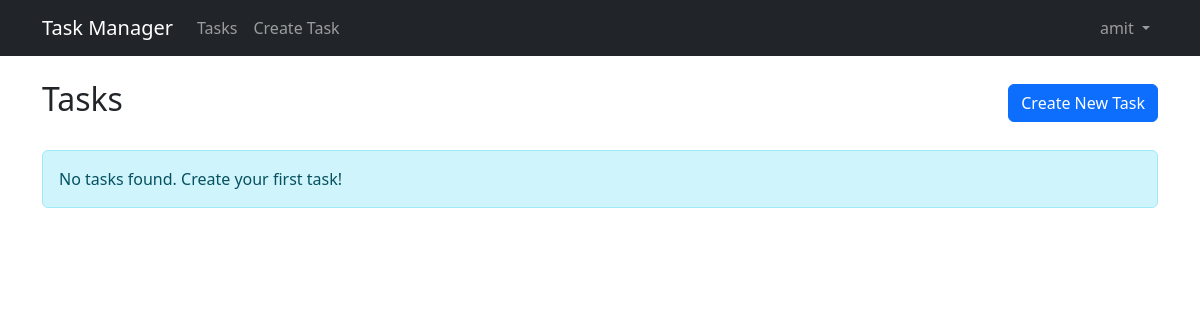
/tasks/ (signed in), run on an earlier commit of the app's database.
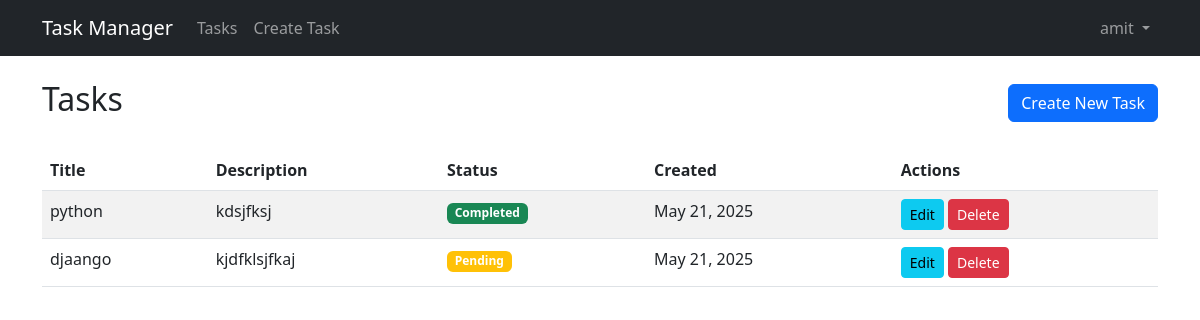
And on a later commit of the database.
### tasks/models.py (models this page shows, shortened)
class Task(models.Model):
    user = models.ForeignKey(User, on_delete=models.CASCADE, related_name='tasks', null=True)
    title = models.CharField(max_length=200)
    description = models.TextField(blank=True)
    completed = models.BooleanField(default=False)
    created_at = models.DateTimeField(auto_now_add=True)
    updated_at = models.DateTimeField(auto_now=True)
    class Meta:
        ordering = ['-created_at']

### tasks/views.py (the view)
# urls.py: path('', views.task_list, name='task_list'),
def task_list(request):
    tasks = Task.objects.filter(user=request.user)
    return render(request, 'tasks/task_list.html', {'tasks': tasks})

### templates/tasks/task_list.html (shortened to what this page needs)
{% extends 'base.html' %}
{% block content %}
<div class="row">
    <div class="col-md-12">
        <div class=" d-flex justify-content-between align-items-center mb-4">
                <h2>Tasks</h2>
                <a href="{% url 'task_create' %}" class="btn btn-primary">Create New Task</a>
        </div>
        {% if tasks %}
            <div class="table-responsive">
                <table class="table table-striped">
                    <thead>
                        <tr>
                            <th>Title</th>
                            <th>Description</th>
                            <th>Status</th>
                            <th>Created</th>
                            <th>Actions</th>
                        </tr>
                    </thead>
                    <tbody>
                        {% for task in tasks %}
                            <tr>
                                <td>{{ task.title }}</td>
                                <td>{{ task.description|truncatewords:5 }}</td>
                                <td>
                                    {% if task.completed %}
                                        <span class="badge bg-success">Completed</span>
                                    {% else %}
                                        <span class="badge bg-warning">Pending</span>
                                    {% endif %}
                                </td>
                                <td>{{ task.created_at|date:"M d, Y" }}</td>
                                <td>
                                    <a href="{% url 'task_update' task.pk %}" class="btn btn-sm btn-info">Edit</a>
                                    <a href="{% url 'task_delete' task.pk %}" class="btn btn-sm btn-danger">Delete</a>
                                </td>
                            </tr>
                        {% endfor %}
                    </tbody>
                </table>
            </div>
        {% else %}
            <div class="alert alert-info">
                No tasks found. Create your first task!
            </div>
        {% endif %}
    </div>
</div>
{% endblock %}

### templates/base.html (shortened to what this page needs)
<!DOCTYPE html>
<html lang="en">
<head>
    <link href="https://cdn.jsdelivr.net/npm/bootstrap@5.3.0/dist/css/bootstrap.min.css" rel="stylesheet">
</head>
<body>
    <nav class="navbar navbar-expand-lg navbar-dark bg-dark">
        <div class="container">
            <a class="navbar-brand" href="{% url 'task_list' %}">Task Manager</a>
            <div class="collapse navbar-collapse" id="navbarNav">
                <ul class="navbar-nav me-auto">
                    <li class="nav-item">
                        <a class="nav-link" href="{% url 'task_list' %}">Tasks</a>
                    </li>
                    {% if user.is_authenticated %}
                    <li class="nav-item">
                        <a class="nav-link" href="{% url 'task_create' %}">Create Task</a>
                    </li>
                    {% endif %}
                </ul>
                <ul class="navbar-nav">
                    {% if user.is_authenticated %}
                    <li class="nav-item dropdown">
                        <a class="nav-link dropdown-toggle" href="#" id="userDropdown" role="button" data-bs-toggle="dropdown">
                            {{ user.username }}
                        </a>
                    </li>
                    {% endif %}
                </ul>
            </div>
        </div>
    </nav>
    <div class="container mt-4">
        {% block content %}
        {% endblock %}
    </div>
</body>
</html>

What changed in the data, as far as the page shows it:
added Task: title "python", description "kdsjfksj", completed "Completed", created_at "May 21, 2025"
added Task: title "djaango", description "kjdfklsjfkaj", completed "Pending", created_at "May 21, 2025"
Also different on the page:
text no longer shown: "No tasks found. Create your first task!"
text now shown: "Title Description Status Created Actions"
